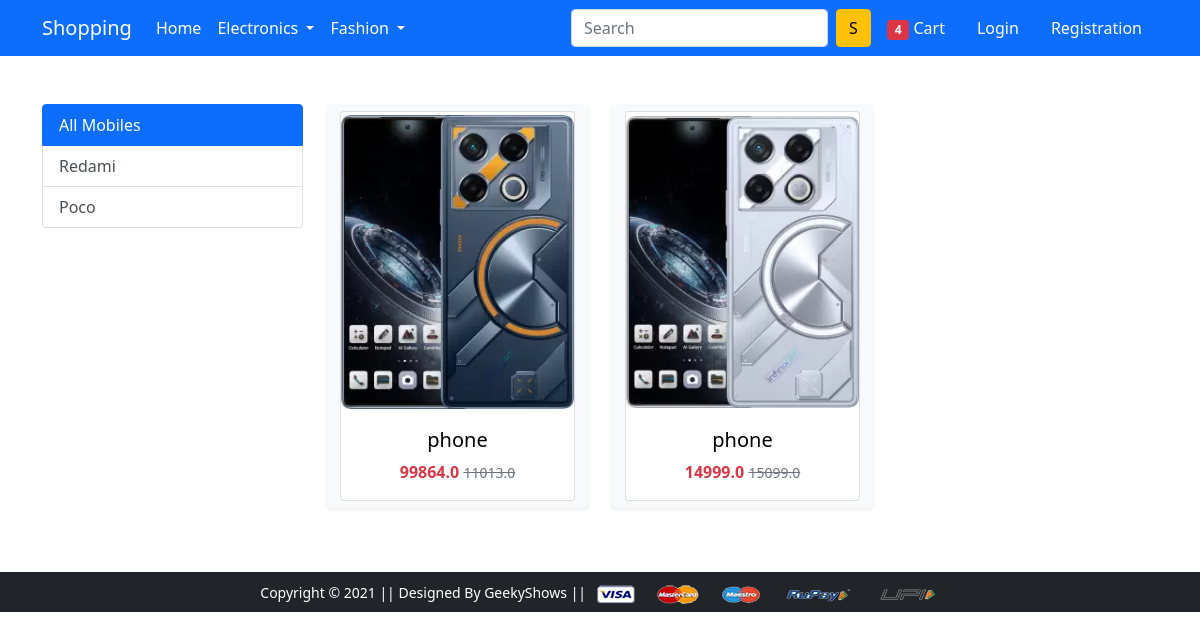
/mobile/redami, run on the app's committed database.
### app/models.py (models this page shows)
class Product(models.Model):
    title = models.CharField(max_length=100)
    silling_price = models.FloatField()
    discounted_price = models.FloatField()
    description = models.TextField()
    brand = models.CharField(max_length=100)
    category = models.CharField( choices=CATEGORY_CHOICES,max_length=2)
    product_image = models.ImageField(upload_to='productitem')

### app/views.py (the view)
# urls.py: path('mobile/', views.mobile, name='mobile'),
def mobile(request, data=None):
 if data == None:
  mobiles = Product.objects.filter(category='M').filter(brand=data)
 elif data == 'redami' or data ==  'poco':
  mobiles = Product.objects.filter(category='M').filter(brand=data)
 return render(request, 'app/mobile.html', {'mobiles':mobiles})

### app/templates/app/mobile.html (shortened to what this page needs)
{% extends 'app/base.html' %}
{% load static %}
{% block main-content %}
<div class="container my-5">
    <div class="row">
        <div class="col-sm-3">
            <div class="list-group">
                <a href="{% url 'mobile' %}" class="list-group-item list-group-item-action active" aria-current="true">
                    All Mobiles
                </a>
                <a href="{% url 'mobiledata' 'redami' %}" class="list-group-item list-group-item-action">Redami</a>
                <a href="{% url 'mobiledata' 'poco' %}" class="list-group-item list-group-item-action">Poco</a>
            </div>
        </div>
        <div class="col-sm-9">
            <div class="row">
                {% for product in mobiles %}
                <div class="col-md-4 col-sm-6 text-center mb-3">
                    <a href="{% url 'product-detail' product.id %}" class="btn btn-light shadow-sm text-decoration-none">
                        <div class="card h-100">
                            <img src="{{product.product_image.url}}" alt="{{product.title}}" class="card-img-top" style="height: 300px; object-fit: contain;">
                            <div class="card-body">
                                <h5 class="card-title">{{product.title}}</h5>
                              <p class="card-text text-muted">
                                    <span class="text-danger fw-bold">{{product.discounted_price}}</span>
                                    <small class="text-decoration-line-through text-muted">{{product.silling_price}}</small>
                                </p>
                            </div>
                        </div>
                    </a>
                </div>
                {% empty %}
                <p>No mobiles available</p>
                {% endfor %}
            </div>
        </div>
    </div>
</div>
{% endblock main-content %}

### data on the page
Product: product_image (picture), title "phone", discounted_price "99864.0", silling_price "11013.0"
Product: product_image (picture), title "phone", discounted_price "14999.0", silling_price "15099.0"
